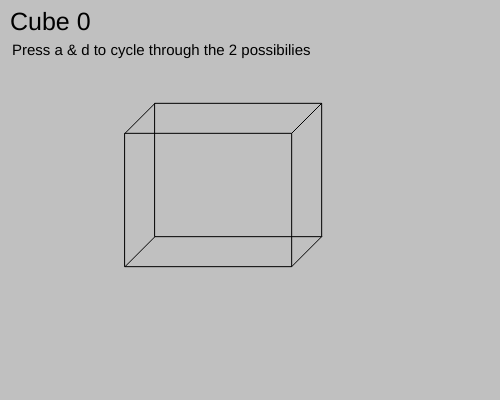
Frame 1 (no input)
Frame 60 (no input): identical to frame 1, image omitted
Frame 120 (the mouse pressed at the canvas centre since frame 60): identical to frame 1, image omitted

The p5.js sketch that drew this single still picture (run headless with seeded random() and noise() and a simulated clock; from frame 60 on, the mouse is pressed at the canvas centre):

// p5.js sketch
// ── sketch.js
var square1 = {
    x: 0,
    y: 0,
    w: 0,
    h: 0
}

var square2 = {
    x: 0,
    y: 0,
    w: 0,
    h: 0
}

var shift = 30;

var change = 0;

//var points;

function setup(){
    createCanvas(500,400);
    square1.x= canvas.width/4;
    square1.y= canvas.height/3;
    square1.w= canvas.width/3;
    square1.h= canvas.height/3;
    
    square2.x= square1.x + shift;
    square2.y= square1.y - shift;
    square2.w= square1.w;
    square2.h= square1.h;
    
}

function draw(){
    background(192,192,192);
    textSize(25);
    fill(0);
    text("Cube " + change, 10, 30)
    textSize(15)
    text("Press a & d to cycle through the 2 possibilies",12, 55);
    noFill();
    //square1
    rect(square1.x,square1.y,square1.w,square1.h);
    //square2
    rect(square2.x,square2.y,square2.w,square2.h);
    //top left line
    line(square1.x,square1.y,square2.x,square2.y);
    //bottom left line
    line(square1.x,square1.y+square1.h,square2.x,square2.y+square2.h);
    //top right line
    line(square1.x+square1.w,square1.y,square2.x+square2.w,square2.y);
    //bottom right line
    line(square1.x+square1.w,square1.y+square1.y,square2.x+square2.w,square2.y+square2.h);
    
    //2 Possible Cubes
    
    //Cube 1
    if(change==1){
        fill("red");
        rect(square1.x,square1.y,square1.w,square1.h);
        fill("yellow");
        beginShape();
        vertex(square1.x+square1.w,square1.y);
        vertex(square2.x+square2.w,square2.y);
        vertex(square2.x+square2.w,square2.y+square2.h);
        vertex(square1.x+square1.w,square1.y+square1.h);
        endShape(CLOSE);
        fill(0,255,0);
        beginShape();
        vertex(square1.x,square1.y);
        vertex(square2.x,square2.y);
        vertex(square2.x+square2.w,square2.y);
        vertex(square1.x+square1.w,square1.y);
        endShape(CLOSE);
    }
    
    //Cube 2
    if(change==2){
        fill("red");
        rect(square2.x,square2.y,square2.w,square2.h);
        fill("yellow");
        beginShape();
        vertex(square2.x,square2.y);
        vertex(square1.x,square1.y);
        vertex(square1.x,square1.y+square1.h);
        vertex(square2.x,square2.y+square2.h);
        endShape(CLOSE);
        fill(0,255,0);
        beginShape();
        vertex(square1.x,square1.y+square1.h);
        vertex(square1.x+square1.w,square1.y+square1.h);
        vertex(square2.x+square2.w,square2.y+square2.h);
        vertex(square2.x,square2.y+square2.h);
        endShape(CLOSE);
    }
}

function keyPressed(){
    //console.log(keyCode);
    if(keyCode === 65){
        change=change -1;
    }
    if(keyCode === 65 && change<0){
        change=2;
    };
    if(keyCode === 68){
        change=change+1;
    }
    if(keyCode === 68 && change>2){
        change=0;
    }
    //console.log(change);
}
